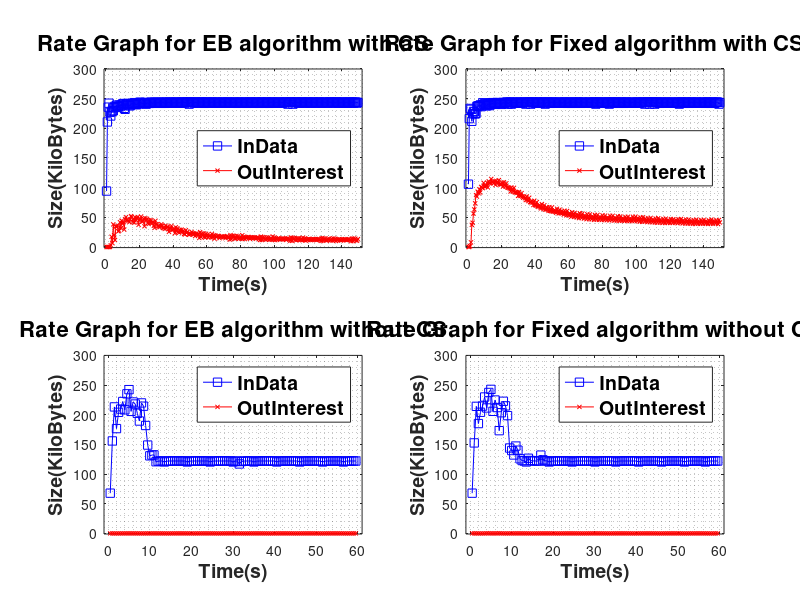

This figure's MATLAB source:
%%
subplot(221)
XexpWithCS = load('expWithCS.csv');
timeexpWithCS = XexpWithCS(1,:);
indataexpWithCS = XexpWithCS(2,:);
outinterestexpWithCS = XexpWithCS(3,:);
plot(timeexpWithCS,indataexpWithCS,'b-s',...
    timeexpWithCS,outinterestexpWithCS,'r-x',...
    'MarkerSize',3)
title('Rate Graph for EB algorithm with CS','FontSize',16,'FontWeight','bold')
xlabel('Time(s)','FontSize',14,'FontWeight','bold')
ylabel('Size(KiloBytes)','FontSize',14,'FontWeight','bold')
legend({'InData','OutInterest'},'Location','east','FontSize',14,'FontWeight','bold')
axis([-1,152,-1,300])
grid minor

%%
subplot(222)
XfixWithCS = load('fixWithCS.csv');
timefixWithCS = XfixWithCS(1,:);
indatafixWithCS = XfixWithCS(2,:);
outinterestfixWithCS = XfixWithCS(3,:);

plot(timefixWithCS,indatafixWithCS,'b-s',...
    timefixWithCS,outinterestfixWithCS,'r-x',...
    'MarkerSize',3)
title('Rate Graph for Fixed algorithm with CS','FontSize',16,'FontWeight','bold')
xlabel('Time(s)','FontSize',14,'FontWeight','bold')
ylabel('Size(KiloBytes)','FontSize',14,'FontWeight','bold')
legend({'InData','OutInterest'},'Location','east','FontSize',14,'FontWeight','bold')
axis([-1,152,-1,300])
grid minor

%%
subplot(223)
XexpWithoutCS = load('expWithoutCS.csv');
timeexpWithoutCS = XexpWithoutCS(1,:);
indataexpWithoutCS = XexpWithoutCS(2,:);
outinterestexpWithoutCS = XexpWithoutCS(3,:);

plot(timeexpWithoutCS,indataexpWithoutCS,'b-s',...
    timeexpWithoutCS,outinterestexpWithoutCS,'r-x',...
    'MarkerSize',3)
title('Rate Graph for EB algorithm without CS','FontSize',16,'FontWeight','bold')
xlabel('Time(s)','FontSize',14,'FontWeight','bold')
ylabel('Size(KiloBytes)','FontSize',14,'FontWeight','bold')
legend({'InData','OutInterest'},'Location','northeast','FontSize',14,'FontWeight','bold')
axis([-1,61,-1,300])
grid minor

%%
subplot(224)
XfixWithoutCS = load('fixWithoutCS.csv');
timefixWithoutCS = XfixWithoutCS(1,:);
indatafixWithoutCS = XfixWithoutCS(2,:);
outinterestfixWithoutCS = XfixWithoutCS(3,:);

plot(timefixWithoutCS,indatafixWithoutCS,'b-s',...
    timefixWithoutCS,outinterestfixWithoutCS,'r-x',...
    'MarkerSize',3)
title('Rate Graph for Fixed algorithm without CS','FontSize',16,'FontWeight','bold')
xlabel('Time(s)','FontSize',14,'FontWeight','bold')
ylabel('Size(KiloBytes)','FontSize',14,'FontWeight','bold')
legend({'InData','OutInterest'},'Location','northeast','FontSize',14,'FontWeight','bold')
axis([-1,61,-1,300])
grid minor